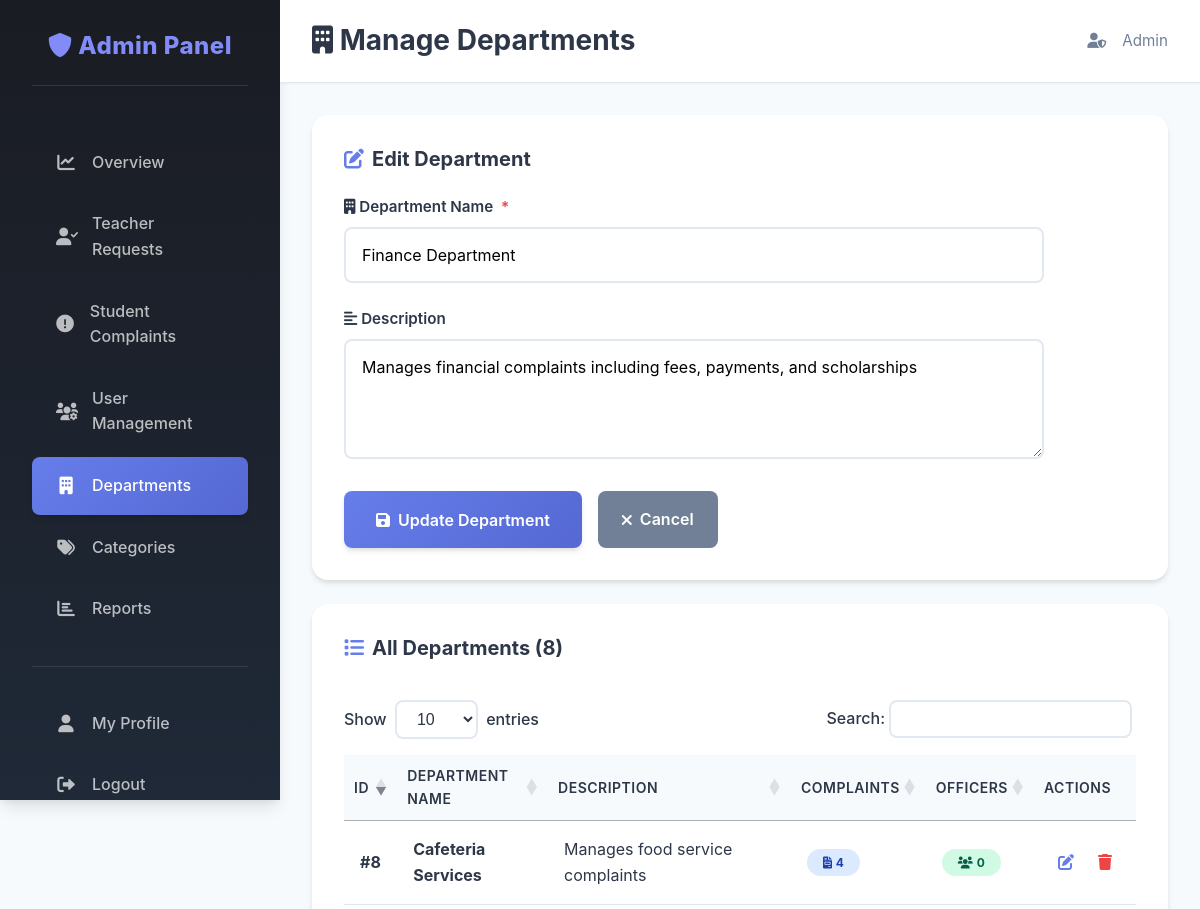
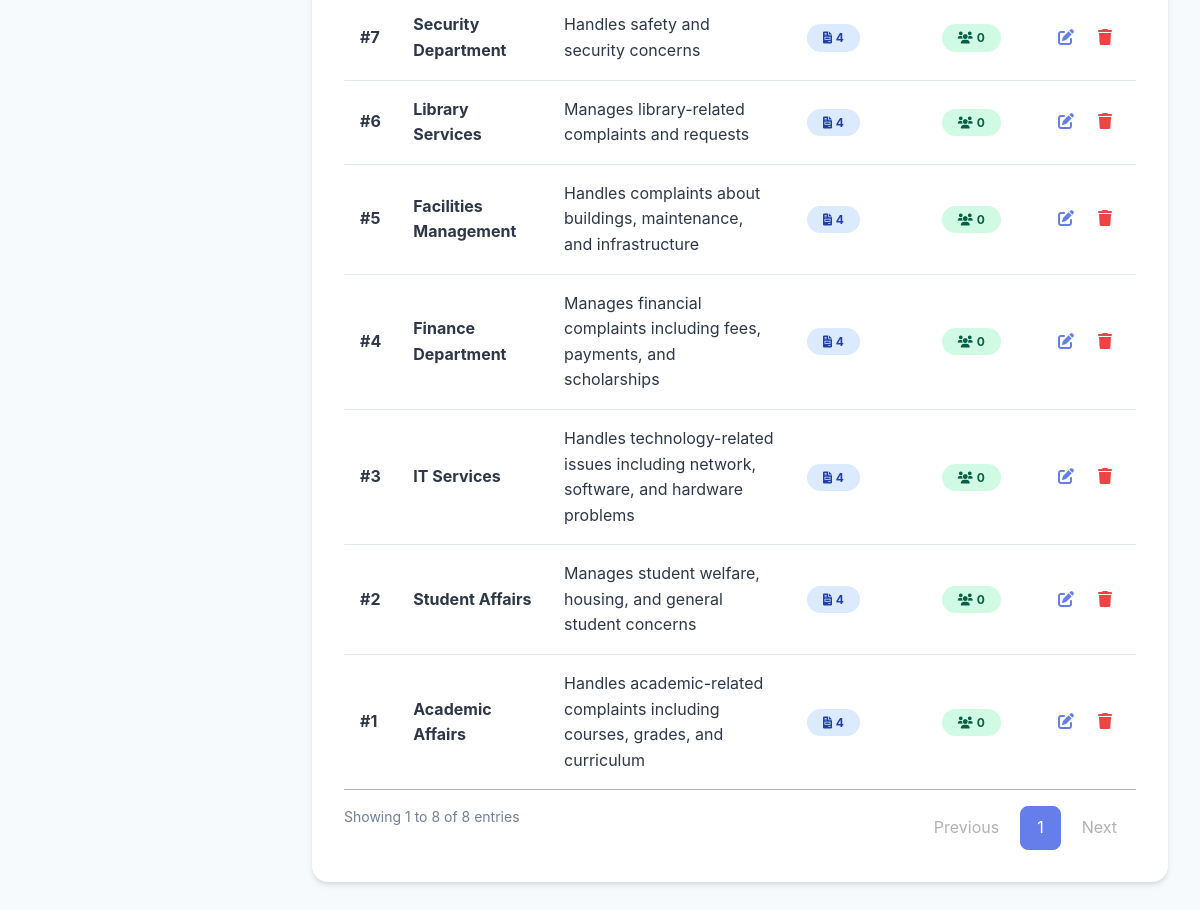
Page /manage_departments.php?edit=4 (signed in) on the committed database (2 pictures, top to bottom).
### tables this page shows
CREATE TABLE `departments` (
  `department_id` int(11) NOT NULL AUTO_INCREMENT,
  `department_name` varchar(100) NOT NULL,
  `description` text DEFAULT NULL,
  `created_at` timestamp NOT NULL DEFAULT current_timestamp(),
  PRIMARY KEY (`department_id`),
  UNIQUE KEY `department_name` (`department_name`)
);

### manage_departments.php (the view, shortened to what this page needs)
<?php
require 'connect.php';
$editing = null;
if (isset($_GET['edit']) && is_numeric($_GET['edit'])) {
    $edit_id = (int)$_GET['edit'];
    $edit_stmt = $conn->prepare("SELECT * FROM departments WHERE department_id = ?");
    $edit_stmt->bind_param("i", $edit_id);
    $edit_stmt->execute();
    $edit_result = $edit_stmt->get_result();
    if ($edit_result->num_rows > 0) {
        $editing = $edit_result->fetch_assoc();
    }
}
$departments = $conn->query("SELECT d.*,
    (SELECT COUNT(*) FROM complaints WHERE department_id = d.department_id) as complaint_count,
    (SELECT COUNT(*) FROM users WHERE department_id = d.department_id AND role = 'department_officer') as officer_count
    FROM departments d
    ORDER BY d.department_name")->fetch_all(MYSQLI_ASSOC);
?>
<!DOCTYPE html>
<html lang="en">
<head>
    <link rel="stylesheet" href="assets/css/theme.css">
    <link rel="stylesheet" href="https://cdnjs.cloudflare.com/ajax/libs/font-awesome/6.0.0/css/all.min.css">
</head>
<body>
<div class="dashboard-container">
    <aside class="sidebar">
        <div class="sidebar-header"><h3><i class="fas fa-shield-alt"></i> Admin Panel</h3></div>
        <nav class="sidebar-nav">
            <a href="admin_dashboard.php"><i class="fas fa-chart-line"></i> Overview</a>
            <a href="teacher_approval.php"><i class="fas fa-user-check"></i> Teacher Requests</a>
            <a href="students_complaints.php"><i class="fas fa-exclamation-circle"></i> Student Complaints</a>
            <a href="users_management.php"><i class="fas fa-users-cog"></i> User Management</a>
            <a href="manage_departments.php" class="active"><i class="fas fa-building"></i> Departments</a>
            <a href="manage_categories.php"><i class="fas fa-tags"></i> Categories</a>
            <a href="reports.php"><i class="fas fa-chart-bar"></i> Reports</a>
            <div class="nav-divider"></div>
            <a href="profile.php"><i class="fas fa-user"></i> My Profile</a>
            <a href="logout.php"><i class="fas fa-sign-out-alt"></i> Logout</a>
        </nav>
    </aside>
    <main class="main-content">
        <header class="top-bar">
            <h1><i class="fas fa-building"></i> Manage Departments</h1>
            <div class="admin-profile">
                <i class="fas fa-user-shield"></i>
                <span><?php echo htmlspecialchars($_SESSION['username']); ?></span>
            </div>
        </header>
        <section class="content-wrapper">
            <div class="card">
                <h3><i class="fas <?php echo $editing ? 'fa-edit' : 'fa-plus-circle'; ?>"></i> <?php echo $editing ? 'Edit Department' : 'Add New Department'; ?></h3>
                <form method="post" style="max-width: 700px;">
                    <div class="form-group">
                        <label for="department_name"><i class="fas fa-building"></i> Department Name <span class="required">*</span></label>
                        <input type="text" id="department_name" name="department_name" value="<?php echo $editing ? htmlspecialchars($editing['department_name']) : ''; ?>" required placeholder="e.g., Information Technology">
                    </div>
                    <div class="form-group">
                        <label for="description"><i class="fas fa-align-left"></i> Description</label>
                        <textarea id="description" name="description" rows="4" placeholder="Brief description of the department's responsibilities..."><?php echo $editing ? htmlspecialchars($editing['description'] ?? '') : ''; ?></textarea>
                    </div>
                    <div style="display: flex; gap: var(--spacing-md);">
                        <button type="submit" name="<?php echo $editing ? 'update_department' : 'add_department'; ?>" class="btn-submit" style="width: auto; padding: var(--spacing-md) var(--spacing-xl);">
                            <i class="fas fa-save"></i> <?php echo $editing ? 'Update Department' : 'Add Department'; ?>
                        </button>
                        <?php if ($editing): ?>
                            <a href="manage_departments.php" class="btn btn-secondary" style="text-decoration: none; display: inline-flex; align-items: center; gap: var(--spacing-sm);">
                                <i class="fas fa-times"></i> Cancel
                            </a>
                        <?php endif; ?>
                    </div>
                </form>
            </div>
            <div class="card">
                <h3><i class="fas fa-list"></i> All Departments (<?php echo count($departments); ?>)</h3>
                <div class="table-responsive">
                    <table class="datatable datatable-desc">
                        <thead>
                            <tr>
                                <th>ID</th>
                                <th>Department Name</th>
                                <th>Description</th>
                                <th>Complaints</th>
                                <th>Officers</th>
                                <th data-orderable="false">Actions</th>
                            </tr>
                        </thead>
                        <tbody>
                            <?php if ($departments): foreach ($departments as $dept): ?>
                                <tr>
                                    <td><strong>#<?php echo $dept['department_id']; ?></strong></td>
                                    <td><strong><?php echo htmlspecialchars($dept['department_name']); ?></strong></td>
                                    <td><?php echo htmlspecialchars($dept['description'] ?? 'No description'); ?></td>
                                    <td>
                                        <span class="badge" style="background: var(--info-light); color: #1e40af;">
                                            <i class="fas fa-file-invoice"></i> <?php echo $dept['complaint_count']; ?>
                                        </span>
                                    </td>
                                    <td>
                                        <span class="badge" style="background: var(--success-light); color: #065f46;">
                                            <i class="fas fa-users"></i> <?php echo $dept['officer_count']; ?>
                                        </span>
                                    </td>
                                    <td>
                                        <div style="display: flex; gap: var(--spacing-sm);">
                                            <a href="?edit=<?php echo $dept['department_id']; ?>" class="btn-view" title="Edit Department">
                                                <i class="fas fa-edit"></i>
                                            </a>
                                            <a href="?delete=<?php echo $dept['department_id']; ?>" class="btn-delete" onclick="return confirm('Delete this department? This will fail if it has assigned complaints or officers.')" title="Delete Department">
                                                <i class="fas fa-trash"></i>
                                            </a>
                                        </div>
                                    </td>
                                </tr>
                            <?php endforeach; endif; ?>
                        </tbody>
                    </table>
                </div>
            </div>
        </section>
    </main>
</div>
<?php require_once 'includes/datatables.inc.php'; ?>
</body>
</html>

### assets/css/datatables-theme.css (style rules this page uses)
table.dataTable thead th { border-bottom: 2px solid var(--border, #e2e8f0); padding: var(--spacing-md, 1rem); font-weight: 600; color: var(--text-primary, #2d3748); }
table.dataTable tbody td { padding: var(--spacing-md, 1rem); vertical-align: middle; }
table.dataTable thead .sorting:before, table.dataTable thead .sorting_asc:before, table.dataTable thead .sorting_desc:before, table.dataTable thead .sorting_asc_disabled:before, table.dataTable thead .sorting_desc_disabled:before { right: 0.5em; }
.table-responsive { overflow-x: auto; }

### rows in the picture
departments: department_name "Finance Department", description "Manages financial complaints including fees, payments, and scholarships", department_id "4", complaint_count "4", officer_count "0"
departments: department_id "1", department_name "Academic Affairs", description "Handles academic-related complaints including courses, grades, and curriculum", complaint_count "4", officer_count "0"
departments: department_id "8", department_name "Cafeteria Services", description "Manages food service complaints", complaint_count "4", officer_count "0"
departments: department_id "5", department_name "Facilities Management", description "Handles complaints about buildings, maintenance, and infrastructure", complaint_count "4", officer_count "0"
departments: department_id "3", department_name "IT Services", description "Handles technology-related issues including network, software, and hardware problems", complaint_count "4", officer_count "0"
departments: department_id "6", department_name "Library Services", description "Manages library-related complaints and requests", complaint_count "4", officer_count "0"
departments: department_id "7", department_name "Security Department", description "Handles safety and security concerns", complaint_count "4", officer_count "0"
departments: department_id "2", department_name "Student Affairs", description "Manages student welfare, housing, and general student concerns", complaint_count "4", officer_count "0"

### other values in the picture
$_SESSION['username'] "Admin"
count($departments) "8"
